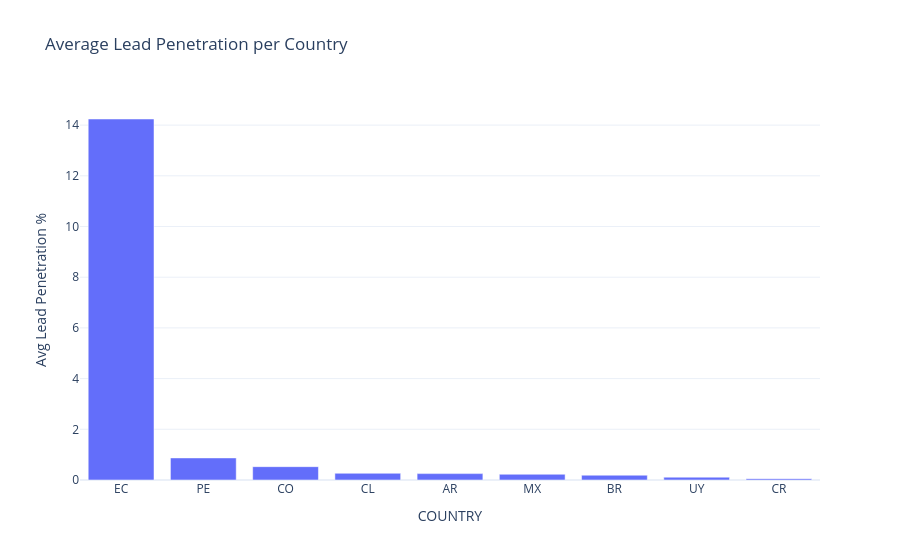

Source (notebook cell):
### Markdown cell above
## 4. Aggregations: Avg Lead Penetration per Country
**Question:** What is the average Lead Penetration per country?

### Code cell
country_lead = df[df['METRIC'] == 'Lead Penetration'].groupby('COUNTRY')['VALUE'].mean().reset_index()
country_lead = country_lead.sort_values(by='VALUE', ascending=False)

fig4 = px.bar(country_lead, x='COUNTRY', y='VALUE', 
             title="Average Lead Penetration per Country",
             labels={'VALUE': 'Avg Lead Penetration %'})
fig4.show()

### Figure 1 — Plotly figure (JSON) as saved in the notebook; plotly's stock layout.template omitted (floating-point values rounded to 4 significant figures)
{"data": [{"hovertemplate": "COUNTRY=%{x}<br>Avg Lead Penetration %=%{y}<extra></extra>", "legendgroup": "", "marker": {"color": "#636efa", "pattern": {"shape": ""}}, "name": "", "orientation": "v", "showlegend": false, "textposition": "auto", "type": "bar", "x": ["EC", "PE", "CO", "CL", "AR", "MX", "BR", "UY", "CR"], "xaxis": "x", "y": [14.24, 0.8709, 0.5261, 0.2655, 0.2521, 0.2268, 0.1897, 0.1117, 0.05299], "yaxis": "y"}], "layout": {"barmode": "relative", "legend": {"tracegroupgap": 0}, "title": {"text": "Average Lead Penetration per Country"}, "xaxis": {"anchor": "y", "domain": [0, 1], "title": {"text": "COUNTRY"}}, "yaxis": {"anchor": "x", "domain": [0, 1], "title": {"text": "Avg Lead Penetration %"}}}}
